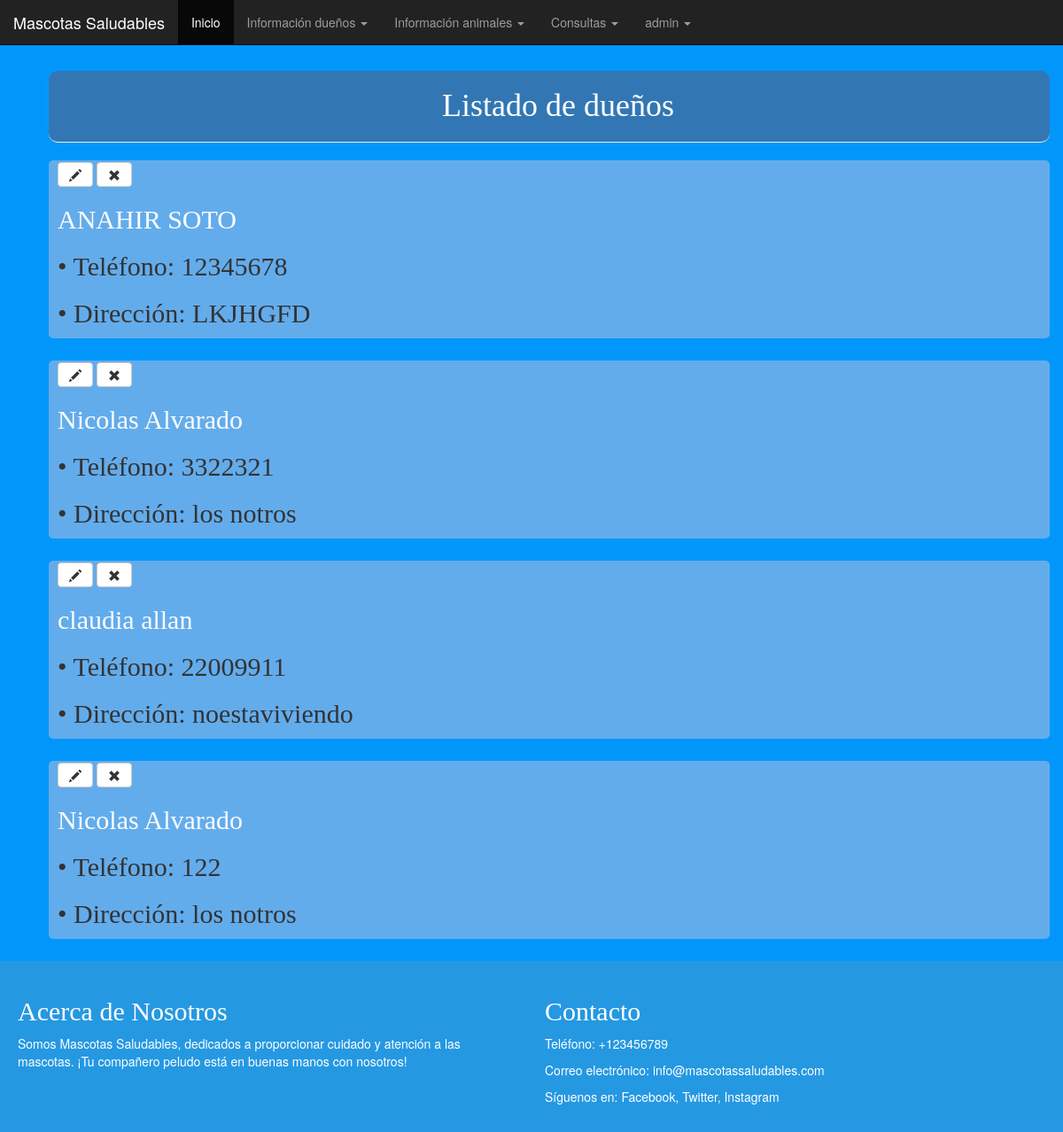
Page /persona/ (signed in) on the committed database.
### persona/models.py (models this page shows, shortened)
class Persona(models.Model):
    nombre = models.CharField(max_length=50)
    apellido = models.CharField(max_length=50)
    telefono = models.CharField(max_length=50)
    direccion = models.CharField(max_length=50)
    estado = models.BooleanField(default=True)

### persona/views.py (the view)
# urls.py: path('',views.lista_personas, name='lista_personas'),
@login_required
def lista_personas(request):
    personas = Persona.objects.all()
    return render(request, 'persona/lista_personas.html', {'personas':personas})

### persona/templates/persona/lista_personas.html
{% extends 'persona/base.html' %}
{% block content %}
<h1 class="page-header">Listado de dueños</h1>
  {% for persona in personas %}
  <div class="post">
      <a title="Editar persona" class="btn btn-default" href="{% url 'persona_edit' pk=persona.pk %}"><span class="glyphicon glyphicon-pencil"></span></a>
      <a title="Eliminar registro" class="btn btn-default" href="{% url 'persona_delete' pk=persona.pk %}"><span class="glyphicon glyphicon-remove"></span></a>
      <h2><a href="{% url 'detalle_persona' pk=persona.pk %}">{{persona.nombre}} {{persona.apellido}}</a></h2>
      <h2>• Teléfono: {{persona.telefono}}</h2>
      <h2>• Dirección: {{persona.direccion}}</h2>
  </div>
  {% endfor %}
{% endblock %}

### persona/templates/persona/base.html (shortened to what this page needs)
{% load static %}
<html>
<head>
    <link rel="stylesheet" href="https://maxcdn.bootstrapcdn.com/bootstrap/3.4.0/css/bootstrap.min.css">
    <link rel="stylesheet" href="{% static 'css/estilo11.css' %}">
</head>
    <body>
            <nav class="navbar navbar-inverse navbar-fixed-top">
              <div class="container-fluid">
                <div class="navbar-header">
                  <a class="navbar-brand" href="#">Mascotas Saludables</a>
                </div>
                {% if user.is_authenticated %}
                <ul class="nav navbar-nav">
                  <li class="active"><a href="#">Inicio</a></li>
                  <li class="dropdown">
                    <a class="dropdown-toggle" data-toggle="dropdown">Información dueños
                    <span class="caret"></span></a>
                  </li>
                  <li class="dropdown">
                    <a class="dropdown-toggle" data-toggle="dropdown" href="#">Información animales
                    <span class="caret"></span></a>
                  </li>
                  <li class="dropdown">
                      <a class="dropdown-toggle" data-toggle="dropdown" href="#">Consultas
                      <span class="caret"></span></a>
                    </li>
                  <li class="dropdown">
                    <a class="dropdown-toggle" data-toggle="dropdown" href="#">{{ user.username }}
                        <span class="caret"></span></a>
                      </li>
                </ul>
                {% else %}
                <a href="{% url 'login' %}" class="top-menu"><span class="glyphicon glyphicon-lock"></span></a>
                {% endif %}
              </div>
            </nav>
        <br><br><br>
        <div class="container">
          <div class="row justify-content-center">
            <div class="content">
              {% block content %}
              {% endblock %}
            </div>
          </div>
        </div>
        <div class="custom-container">
          <div class="row">
            <div class="col-md-6">
              <h2>Acerca de Nosotros</h2>
              <p>Somos Mascotas Saludables, dedicados a proporcionar cuidado y atención a las mascotas. ¡Tu compañero peludo está en buenas manos con nosotros!</p>
            </div>
            <div class="col-md-6">
              <h2>Contacto</h2>
              <p>Teléfono: +123456789</p>
              <p>Correo electrónico: info@mascotassaludables.com</p>
              <p>Síguenos en:
                <a href="#">Facebook</a>,
                <a href="#">Twitter</a>,
                <a href="#">Instagram</a>
              </p>
            </div>
          </div>
        </div>
    </body>
</html>

### persona/static/css/estilo11.css (style rules this page uses)
body { background-color: #0197fa; background-image: url("veterinaria.png"); background-size: 100%; background-position: center center; }
.custom-container { background-color: #3498dbba; padding: 20px; bottom: 0; width: 100%; }
.custom-container h2, .custom-container p, .custom-container a { color: #fff; }
.content { margin-top: 20px; }
.page-header { background-color: #3277B4; margin-top: 0; text-align: center; color: white; border-radius: 10px; padding: 20px 20px 20px 40px; }
.content { margin-left: 40px; }
h1, h2, h3, h4 { font-family: 'Lobster', cursive; }
.post { margin-bottom: 25px; background-color: #63ACEC; padding: 2px; padding-left: 10px; border-radius: 5px; }
.post h2 a, .post h2 a:visited { color: rgb(253, 253, 253); }

### rows in the picture
Persona: nombre "ANAHIR", apellido "SOTO", telefono "12345678", direccion "LKJHGFD"
Persona: nombre "Nicolas", apellido "Alvarado", telefono "3322321", direccion "los notros"
Persona: nombre "claudia", apellido "allan", telefono "22009911", direccion "noestaviviendo"
Persona: nombre "Nicolas", apellido "Alvarado", telefono "122", direccion "los notros"

### other values in the picture
{{ user.username }} "admin"
